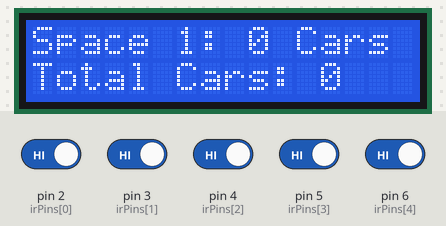
This sketch was run on a simulated Arduino Uno, built with avr-gcc and run on an emulated ATmega328P. On the bench: 16×2 character LCD. The test bench sets the inputs (shaded band); at power-on: pin 2 (irPins[0]), pin 3 (irPins[1]), pin 4 (irPins[2]), pin 5 (irPins[3]), pin 6 (irPins[4]) HIGH.

Above: at 1.2 s.
1.3 s: pin 2 (irPins[0]) driven LOW
At 2.5 s:
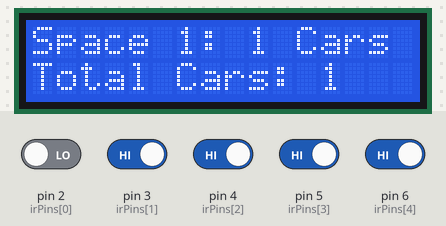
3.4 s: pin 3 (irPins[1]) driven LOW
At 4.7 s:
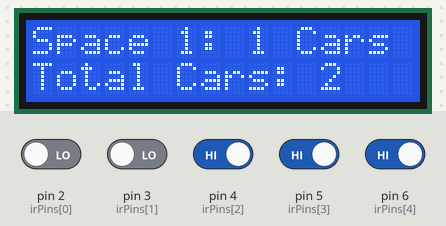
5.2 s: pin 4 (irPins[2]) driven LOW
At 5.8 s:
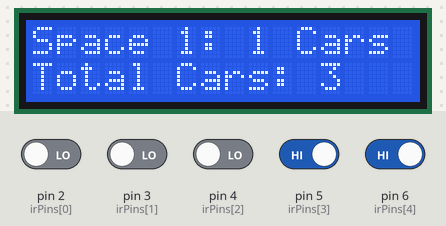
6.9 s: pin 5 (irPins[3]) driven LOW
At 8.0 s:
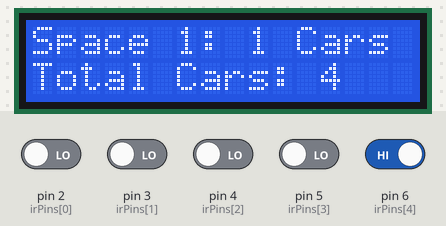
8.7 s: pin 6 (irPins[4]) driven LOW
At 10.3 s:
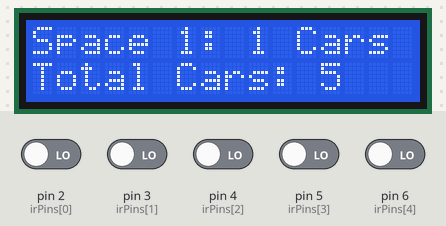
Timing chart, 0 to 11.5 s (numbered marks = the images above; inputs shaded):
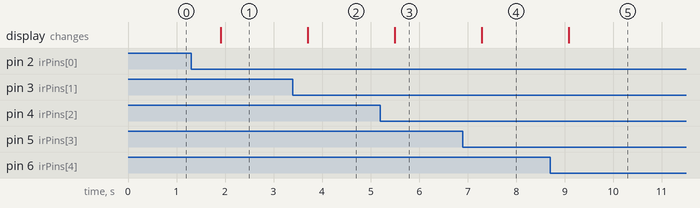

The sketch:

icarparking.ino
```cpp
#include <Wire.h>
#include <LiquidCrystal_I2C.h>

LiquidCrystal_I2C lcd(0x27, 16, 2); // Adjust address if needed

const int totalSpaces = 5;
int carCount[totalSpaces] = {0}; // Array to count cars in each space
int irPins[totalSpaces] = {2, 3, 4, 5, 6}; // Connect IR sensors to these pins
bool lastState[totalSpaces] = {HIGH, HIGH, HIGH, HIGH, HIGH}; // Last state of IR sensors

void setup() {
  lcd.begin();
  lcd.backlight();
  for (int i = 0; i < totalSpaces; i++) {
    pinMode(irPins[i], INPUT);
  }
  updateDisplay();
}

void loop() {
  for (int i = 0; i < totalSpaces; i++) {
    bool currentState = digitalRead(irPins[i]);
    if (currentState == LOW && lastState[i] == HIGH) { // Detect falling edge (car entering)
      carCount[i]++;
      delay(200); // Debounce delay
    }
    lastState[i] = currentState;
  }
  updateDisplay();
  delay(500); // Update display every half second
}

void updateDisplay() {
  lcd.clear();
  int totalCars = 0;
  for (int i = 0; i < totalSpaces; i++) {
    totalCars += carCount[i];
  }
  lcd.setCursor(0, 0);
  lcd.print("Space 1: ");
  lcd.print(carCount[0]);
  lcd.print(" Cars");
  lcd.setCursor(0, 1);
  lcd.print("Total Cars: ");
  lcd.print(totalCars);
}
```

Measured:
- after the input at 1.3 s, the display: changes after 0.62 s (image 1)
- after the input at 3.4 s, the display: changes after 0.31 s (image 2)
- after the input at 5.2 s, the display: changes after 0.30 s (image 3)
- after the input at 6.9 s, the display: changes after 0.39 s (image 4)
- after the input at 8.7 s, the display: changes after 0.38 s (image 5)
